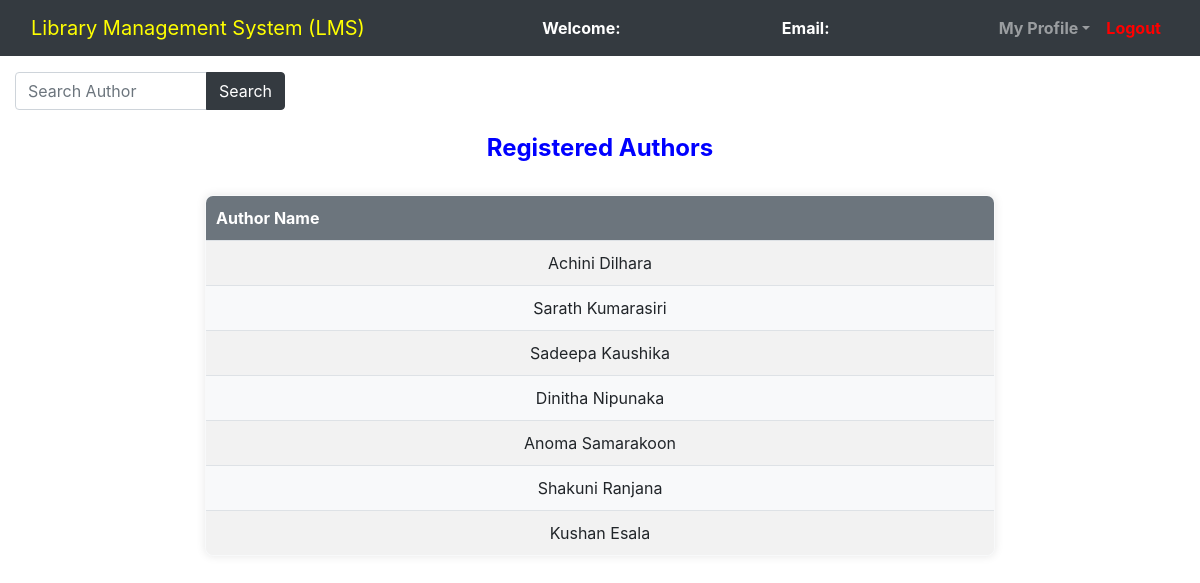
Before: /admin/Regauthor.php with the older database file.
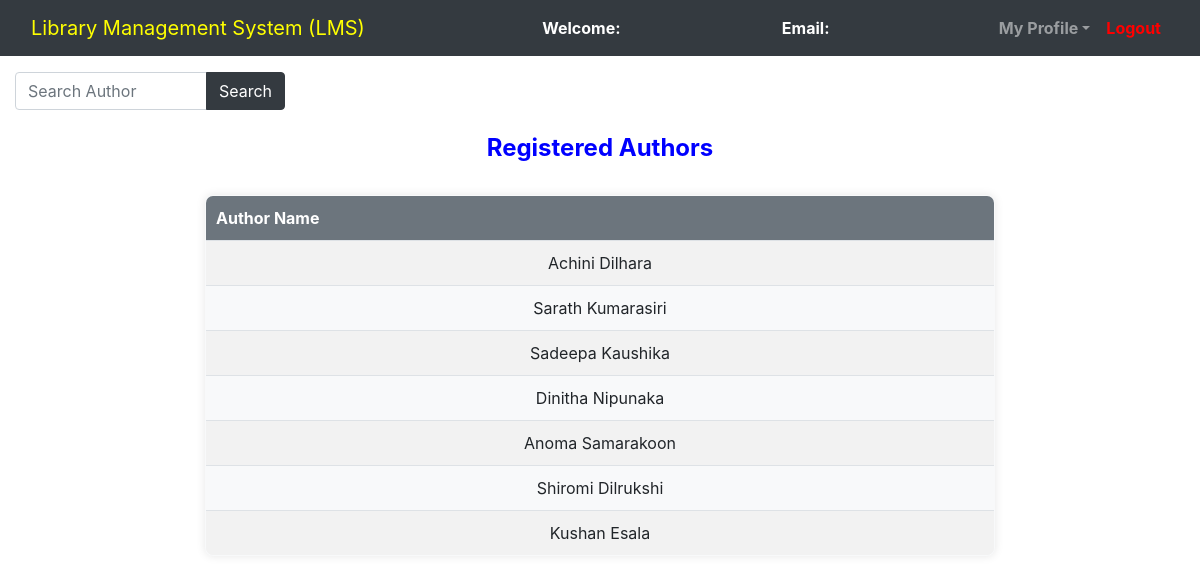
After: the same page with the newer database file.
### tables this page shows
CREATE TABLE `authors` (
  `author_id` int(11) NOT NULL,
  `author_name` varchar(250) NOT NULL
);

### admin/Regauthor.php (the view, shortened to what this page needs)
<?php
	$connection = mysqli_connect("localhost","root","");
	$query = "SELECT * FROM Authors";
?>
<!DOCTYPE html>
<html>
<head>
	<link rel="stylesheet" type="text/css" href="../bootstrap-4.4.1/css/bootstrap.min.css">
</head>
<body>
	<nav class="navbar navbar-expand-lg navbar-dark bg-dark">
		<div class="container-fluid">
			<div class="navbar-header">
				<a class="navbar-brand" href="admin_dashboard.php"style=color:yellow;>Library Management System (LMS)</style></a>
			</div>
			<font style="color: white"><span><strong>Welcome: <?php echo $_SESSION['name'];?></strong></span></font>
			<font style="color: white"><span><strong>Email: <?php echo $_SESSION['email'];?></strong></font>
		    <ul class="nav navbar-nav navbar-right">
		      <li class="nav-item dropdown">
	        	<a class="nav-link dropdown-toggle" data-toggle="dropdown"><b>My Profile</b></a>
		      </li>
		      <li class="nav-item">
		        <a class="nav-link" href="../logout.php"style=color:red;><b>Logout</b></style></a>
		      </li>
		    </ul>
		</div>
	</nav>
	<div class="container-fluid">
	    <div class="row">
	        <div class="col-md-3">
	            <form method="GET" action="">
	                <div class="input-group mt-3">
	                    <input type="text" class="form-control" name="search" placeholder="Search Author">
	                    <div class="input-group-append">
	                        <button class="btn btn-dark" type="submit">Search</button>
	                    </div>
	                </div>
	            </form>
	        </div>
	        <div class="col-md-9">
	        </div>
	    </div>
	</div>
	<br>
		<center><h4 style=color:blue;><b>Registered Authors</b></h4><br></center>
		<div class="row">
			<div class="col-md-2"></div>
			<div class="col-md-8">
				<form>
					<table class="table-bordered" width="900px" style="text-align: center">
						<tr>
							<th>Author Name</th>
						</tr>
					<?php
						$query_run = mysqli_query($connection,$query);
						while ($row = mysqli_fetch_assoc($query_run)){
							?>
							<tr>
							<td><?php echo $row['author_name'];?></td>
						</tr>
					<?php
						}
					?>
				</table>
				</form>
			</div>
			<div class="col-md-2"></div>
		</div>
</body>
</html>

Changed rows visible on the page:
changed authors: author_name "Shakuni Ranjana" → "Shiromi Dilrukshi"
